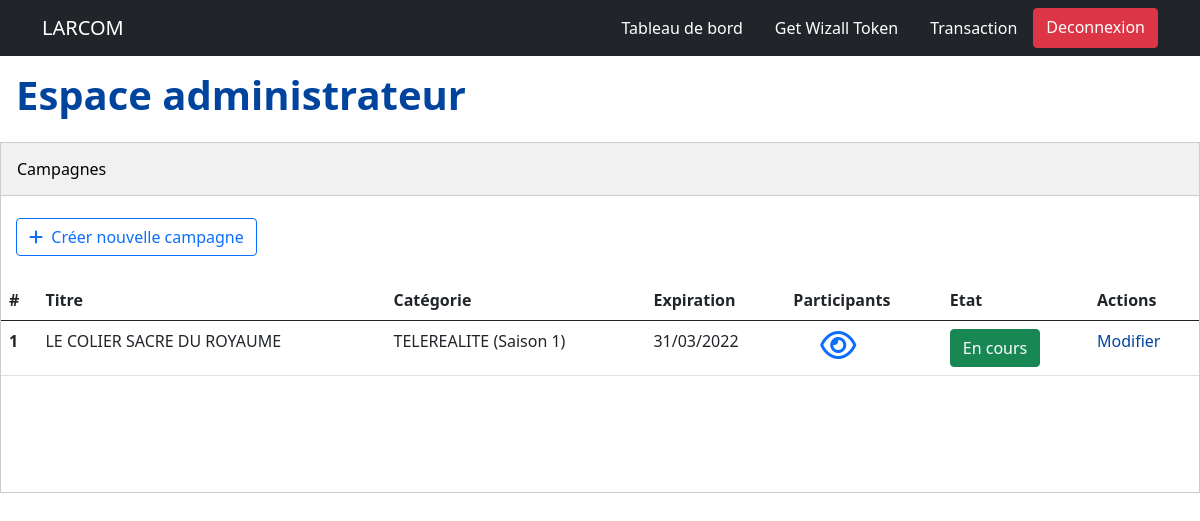
Page /index.php?action=index_event (signed in) on the committed database.
### tables this page shows
CREATE TABLE `events` (
  `id` int(11) NOT NULL,
  `categorie` varchar(255) DEFAULT NULL,
  `titre` varchar(255) NOT NULL,
  `description` text DEFAULT NULL,
  `expire` datetime(6) NOT NULL,
  `image` varchar(255) DEFAULT NULL,
  `video` varchar(255) DEFAULT NULL,
  `user_id` int(11) NOT NULL,
  `created_at` timestamp(6) NULL DEFAULT NULL
);

### Controller/EventController.php (called while the page is built, shortened)
<?php
    class EventController {
        private $event;
        public function __construct() {
            $this->event = new Event;
        }
        public function index() {
            $events = $this->event->getAll();
            require('View/event/index.php');
        }
    }

### Database/DatabaseConnector.php (called while the page is built, shortened)
<?php
    class DatabaseConnector {
        protected $dbConnection = null;
        public function __construct() {
            $user = "root";
            $password = '';
            $dbName = 'voting';
            $host = 'localhost';
            try {
                $this->dbConnection = new \PDO("mysql:host=$host;dbname=$dbName",$user,$password);
            } catch (Exception $e) {
                die('Erreur: '.$e->getMessage());
            }
        }
        public function getConnection() {
            return $this->dbConnection;
        }
    }

### Model/Event.php (called while the page is built, shortened)
<?php
    class Event {
        private $db;
        public function __construct() {
            $this->db = (new DatabaseConnector())->getConnection();
        }
        public function getAll() {
            $req = $this->db->query('SELECT * from events');
            return $req->fetchAll();
        }
    }

### View/event/index.php (the view, shortened to what this page needs)
<!DOCTYPE html>
<html lang="en">
<head>
    <link rel="stylesheet" href="public/css/global.css" />
    <link rel="stylesheet" href="public/css/tabs.css" />
    <link
    href="https://cdn.jsdelivr.net/npm/bootstrap@5.0.2/dist/css/bootstrap.min.css"
    rel="stylesheet"
/>
</head>
<body onload="openSection(event, 'Event')">
    <?php include('View/layout/navigation.php') ?>
    <h1 class="page-title">Espace administrateur</h1>
    <div class="tab mt-2">
      <div class="">
        <button class="tablinks" onclick="openSection(event, 'Event')">
          Campagnes
        </button>
      </div>
    </div>
    <div id="Event" class="tabcontent">
      <a href="index.php?action=create_event">
        <button class="btn btn-outline-primary add-btn">
          <i class="fas fa-plus"></i> &nbsp;Créer nouvelle campagne
        </button>
      </a>
      <table class="table table-hover mt-4">
        <thead>
          <tr>
            <th scope="col">#</th>
            <th scope="col">Titre</th>
            <th scope="col">Catégorie</th>
            <th scope="col">Expiration</th>
            <th scope="col">Participants</th>
            <th scope="col">Etat</th>
            <th scope="col">Actions</th>
          </tr>
        </thead>
        <tbody>
            <?php
            $n = 0;
            foreach ($events as $event) {
              $n++;
                $date = date_create($event['expire']);
                $date = date_format($date, 'd/m/Y');
                $today = date('d/m/Y');
                if($today <= $date) {
                  $etat = true;
                } else {
                  $etat = false;
                }
            ?>
                <tr>
                    <th scope="row"><?= $n ?></th>
                    <td><?= $event['titre'] ?></td>
                    <td><?= $event['categorie'] ?></td>
                    <td><?= $date ?></td>
                    <td class="icon">
                    <a href="index.php?action=index_candidat&event_id=<?= $event['id'] ?>">
                        <i class="far fa-eye fa-2x"></i>
                    </a>
                    </td>
                    <?php if($etat) { ?>
                      <td><button class="btn btn-success">En cours</button></td>
                    <?php } else {?>
                      <td><button class="btn btn-warning">Terminer</button></td>
                    <?php } ?>
                    <td class="actions">
                    <a class="actions" href="index.php?action=edit_event&id=<?= $event['id'] ?>">Modifier</a>
                    </td>
                </tr>
            <?php } ?>
        </tbody>
      </table>
    </div>
</body>
</html>

### public/css/global.css (style rules this page uses)
.page-title { margin-top: 0; margin-bottom: 0; font-weight: 600; font-size: 2.5rem; line-height: 1.25; color: #00449e; padding: 14px 16px; }
.actions { color: #00449e; text-decoration: none; }
.icon { padding-left: 35px !important; }
.add-btn { margin-left: 15px; }

### public/css/tabs.css (style rules this page uses)
.tab { overflow: hidden; border: 1px solid #ccc; background-color: #f1f1f1; }
.tab button { background-color: inherit; float: left; border: none; outline: none; cursor: pointer; padding: 14px 16px; transition: 0.3s; }
.tabcontent { display: none; padding-top: 22px; padding-bottom: 100px; border: 1px solid #ccc; border-top: none; }

### rows in the picture
events: titre "LE COLIER SACRE DU ROYAUME", categorie "TELEREALITE (Saison 1)", expire "31/03/2022", shows "En cours"
